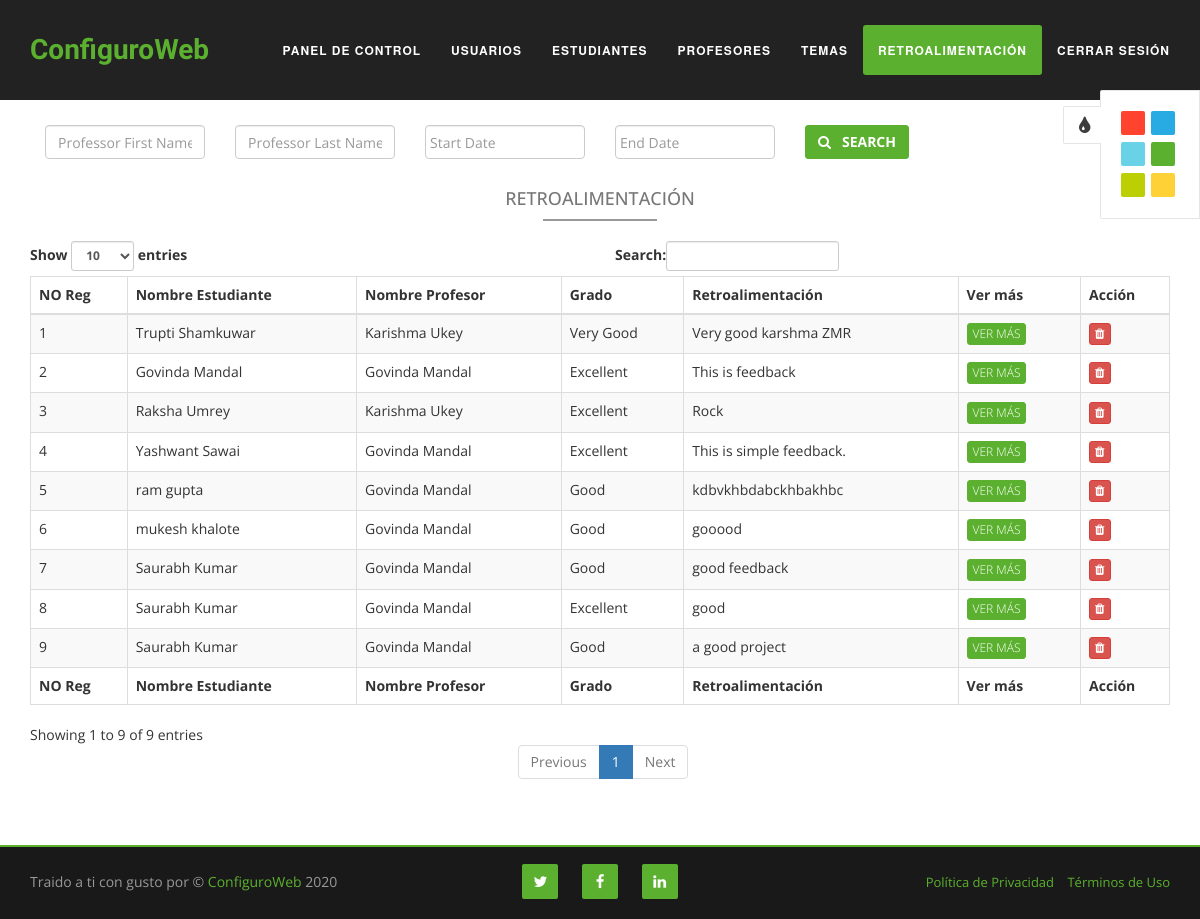
Page /adminfeedback.php (signed in) on the committed database.
### tables this page shows
CREATE TABLE `feedbacks` (
  `id` int(11) NOT NULL,
  `user_student_id` int(11) NOT NULL,
  `user_professor_id` int(11) NOT NULL,
  `msg` text NOT NULL,
  `grade` varchar(100) NOT NULL,
  `created` datetime NOT NULL
);

CREATE TABLE `users` (
  `id` int(11) NOT NULL,
  `fname` varchar(100) NOT NULL,
  `lname` varchar(100) NOT NULL,
  `mobile` varchar(14) NOT NULL,
  `address` text NOT NULL,
  `gender` varchar(10) NOT NULL,
  `email` varchar(100) NOT NULL,
  `dob` datetime NOT NULL,
  `password` varchar(200) NOT NULL,
  `question` varchar(200) NOT NULL,
  `answer` varchar(200) NOT NULL,
  `role` varchar(50) NOT NULL,
  `imgurl` varchar(200) NOT NULL,
  `status` int(11) NOT NULL,
  `created` datetime NOT NULL,
  `modified` datetime NOT NULL
);

### classes/Connection.php (called while the page is built, shortened)
<?php
class Connection {
        private $host = "localhost";
        private $user = "root";
        private $password = "";
        private $database = "template";
        public function getConnection(){
            $conn = new mysqli($this->host, $this->user, $this->password, $this->database);
            return $conn;
        }
        public function allSelect($query){
            $conn = $this->getConnection();
            $result = $conn->query($query);
            return $result;
        }
}

### classes/Feedbacks.php (called while the page is built, shortened)
<?php
include_once 'Connection.php';
class Feedbacks {
   public function adminFeedback(){
        $connection = new Connection();
       $query = "SELECT users.fname,users.lname,feedbacks.* FROM feedbacks INNER JOIN users ON "
               . "(users.id = feedbacks.user_professor_id) ";
       $result = $connection->allSelect($query);
       return $result;
   }
}

### classes/Users.php (called while the page is built, shortened)
<?php
include_once 'Connection.php';
class Users{
        public $id;
        function setId($id) {
            $this->id = $id;
        }
    public function getUserById(){
        $connection = new Connection();
        $query = "SELECT * FROM users where id = ".$this->id;
        $result = $connection->allSelect($query);
        return $result;
    }
}

### adminfeedback.php (the view, shortened to what this page needs)
<?php
    include_once "classes/Feedbacks.php";
    include_once "classes/Users.php";
    $feedback = new Feedbacks();
    $result = $feedback->adminFeedback();
    include  "header.php";
?>
<link rel="stylesheet" href="css/header.css" >
        <section id="feature" class="feature-section first-section">
            <div class="container">
                <div class="row" style="margin-top: 10px">
                    <div class="col-md-12">
                        <form method="post">
                            <div class='col-md-2'>
                                <input type='text' class="form-control" placeholder="Professor First Name" name="fname">
                            </div>
                            <div class='col-md-2'>
                                <input type='text' class="form-control" placeholder="Professor Last Name" name="lname">
                            </div>
                            <div class='col-md-2'>
                                <input type='text' class="form-control date datepicker" placeholder="Start Date" name="start" data-provide="datepicker" data-date-format="dd-mm-yyyy">
                            </div>
                            <div class='col-md-2'>
                                <input type='text' class="form-control date datepicker" placeholder="End Date" name="end" data-provide="datepicker" data-date-format="dd-mm-yyyy">
                            </div>
                            <div class='col-md-2'>
                                <button type="submit" name="search" class="btn btn-primary"><strong><span class="fa fa-search"></span> &nbsp;&nbsp;Search</strong></button>
                            </div>
                        </form>
                    </div>
                </div>
                <div class="row">
                    <div class="col-md-12">
                        <div class="welcome-section">
                                <h4 class="text-center">Retroalimentación </h4>
                                <div class="border"></div>
                                <br/>
                                <table id="example" class="table table-striped table-bordered" cellspacing="0" width="100%">
                                    <thead>
                                        <tr>
                                           <th>NO Reg</th>
                                            <th>Nombre Estudiante</th>
                                            <th>Nombre Profesor</th>
                                            <th>Grado</th>
                                            <th>Retroalimentación</th>
                                            <th>Ver más</th>
                                            <th>Acción</th>
                                        </tr>
                                    </thead>
                                    <tfoot>
                                        <tr>
                                            <th>NO Reg</th>
                                            <th>Nombre Estudiante</th>
                                            <th>Nombre Profesor</th>
                                            <th>Grado</th>
                                            <th>Retroalimentación</th>
                                            <th>Ver más</th>
                                            <th>Acción</th>
                                        </tr>
                                    </tfoot>
                                    <tbody>
                                        <?php if($result->num_rows > 0) {
                                                $count=1;
                                                while ($row = $result->fetch_assoc()) {
                                                    $user = new Users();
                                                    $user->setId($row['user_student_id']);
                                                    $userResult = $user->getUserById();
                                                    $userrow = $userResult->fetch_assoc();
                                            ?>
                                        <tr>
                                            <td><?php echo $count; ?></td>
                                            <td><?php echo $userrow['fname']." ".$userrow['lname']; ?></td>
                                            <td><?php echo $row['fname']." ".$row['lname']; ?></td>
                                            <td><?php echo $row['grade']; ?></td>
                                            <td><?php echo substr($row['msg'], 0, 40); ?></td>
                                            <td>
                                                <a class="btn btn-primary btn-xs" href="viewadminfeedback.php?id=<?php echo $row['id']; ?>">
                                                    Ver más
                                                </a>
                                            </td>
                                            <td>
                                                <a class="btn btn-danger btn-xs" href="deletefeedback.php?id=<?php echo $row['id']; ?>">
                                                    <span class="fa fa-trash"></span>
                                                </a>
                                            </td>
                                        </tr>
                                        <?php
                                                $count++;
                                                    }
                                            } ?>
                                    </tbody>
                                </table>
                        </div>
                    </div>
                    <div class="col-md-6 col-xs-12"></div>
                </div>
            </div>
        </section>
<?php include "footer.php"; ?>

### css/style.css (style rules this page uses)
body { overflow-x: hidden; font-family: 'Open Sans', sans-serif; }
a, a:hover, a:focus, a:active, a.active { outline: 0; }
h1, h2, h3, h4, h5, h6 { text-transform: uppercase; }
.btn-primary { text-transform: uppercase; font-weight: 300; color: #fff; -webkit-border-radius:3px; -moz-border-radius:3px; -o-border-radius:3px; border-radius:3px; -webkit-transition: all 0.3s; -moz-transition: all 0.3s; -o-transition: all 0.3s; transition: all 0.3s; }
.feature-section { padding-top: 100px; }
.welcome-section { padding-bottom: 40px; }
.border { border-top: 1px solid #999; border-bottom: 1px solid #999; margin: 0 45%; -webkit-transition: all 0.3s; -moz-transition: all 0.3s; -o-transition: all 0.3s; transition: all 0.3s; }
.welcome-section h4 { padding-top: 20px; color: #777; }

### css/color/green.css (style rules this page uses)
a { color: #5BB12F; }
.btn-primary { border-color: #5BB12F; background-color: #5BB12F; }

### css/color/light-red.css (style rules this page uses)
a { color: #FF432E; }
.btn-primary { border-color: #FF432E; background-color: #FF432E; }

### css/color/blue.css (style rules this page uses)
a { color: #28ABE3; }
.btn-primary { border-color: #28ABE3; background-color: #28ABE3; }

### css/color/light-blue.css (style rules this page uses)
a { color: #69D2E7; }
.btn-primary { border-color: #69D2E7; background-color: #69D2E7; }

### css/color/yellow.css (style rules this page uses)
a { color: #FED136; }
.btn-primary { border-color: #FED136; background-color: #FED136; }

### css/color/light-green.css (style rules this page uses)
a { color: #BCCF02; }
.btn-primary { border-color: #BCCF02; background-color: #BCCF02; }

### css/datepicker.css (style rules this page uses)
.datepicker { padding: 4px; -webkit-border-radius: 4px; -moz-border-radius: 4px; border-radius: 4px; direction: ltr; }

### css/header.css (style rules this page uses)
.first-section { padding-top:115px; }

### rows in the picture
feedbacks: users.fname "Trupti", users.lname "Shamkuwar", users.fname "Karishma", users.lname "Ukey", grade "Very Good", msg "Very good karshma ZMR"
feedbacks: users.fname "Govinda", users.lname "Mandal", grade "Excellent", msg "This is feedback"
feedbacks: users.fname "Raksha", users.lname "Umrey", users.fname "Karishma", users.lname "Ukey", grade "Excellent", msg "Rock"
feedbacks: users.fname "Yashwant", users.lname "Sawai", users.fname "Govinda", users.lname "Mandal", grade "Excellent", msg "This is simple feedback."
feedbacks: users.fname "ram", users.lname "gupta", users.fname "Govinda", users.lname "Mandal", grade "Good", msg "kdbvkhbdabckhbakhbc"
feedbacks: users.fname "mukesh", users.lname "khalote", users.fname "Govinda", users.lname "Mandal", grade "Good", msg "gooood"
feedbacks: users.fname "Saurabh", users.lname "Kumar", users.fname "Govinda", users.lname "Mandal", grade "Good", msg "good feedback"
feedbacks: users.fname "Saurabh", users.lname "Kumar", users.fname "Govinda", users.lname "Mandal", grade "Excellent", msg "good"
feedbacks: users.fname "Saurabh", users.lname "Kumar", users.fname "Govinda", users.lname "Mandal", grade "Good", msg "a good project"
